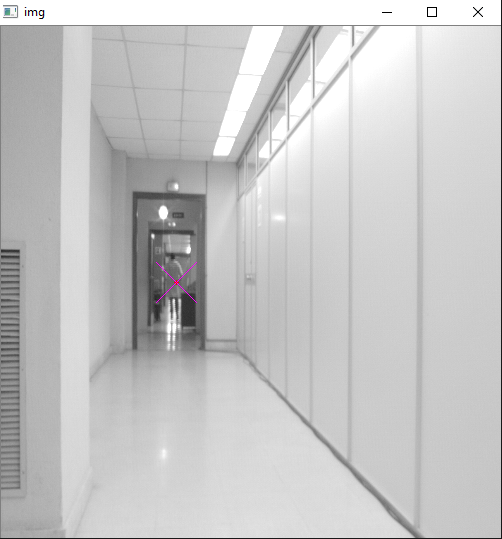
//> input picture Imagenes T3/Inclinadapasillo3.PNG, 502 x 539 px
$ ./P3 'Imagenes T3/Inclinadapasillo3.PNG' 3   (built with g++ and OpenCV 4)
//> lines starting //> are read from the running program, lines starting //| are printed output that depends on the picture
#include <opencv2/core/core.hpp>
#include <opencv2/highgui/highgui.hpp>
#include <opencv2/features2d/features2d.hpp>
#include <opencv2/imgproc/imgproc.hpp>
#include <iostream>
#include <stdio.h>
#include <opencv2/highgui/highgui.hpp>
#include <opencv2/imgproc/imgproc.hpp>
#include <opencv/cv.h>
using namespace cv;
using namespace std;
int sigma = 1;
int tam = 5 * sigma;
float umbral = 35;
Mat vec_mascara_der;
Mat vec_mascara;
Mat gx, gy, mag, ori, contornos;
Mat votacion, orientacion;
Mat puntoVx;
Mat puntoVy;

/**
 * Funcion que calcula el valor de gaussiana correspodiente al valor x
 */
float gaussiana(int x) {
	return (1 / (sigma * sqrt(2 * M_PI))) * (exp(-0.5 * (pow((x) / sigma, 2))));//* (0.39 / 0.1621);
}

/**
 * Funcion que calcula la derivada de la gaussiana correspondiente al valor x
 */
float derivGaussiana(int x) {
	return ((-x / pow(sigma, 2)) * (exp(-pow(x, 2) / 2 * pow(sigma, 2))));
}

/**
 * Metodo que calcula los vectores m醩cara que se utilizan para calcular el gradiente
 */
void mascara() {
	int aux = (tam / 2);
	int j = 0;
	//Se calcula la gaussiana y su derivada para un vector del tama駉 elegido
	for (int i = aux; i >= -aux; i--) {
		float gaus = gaussiana(i);
		float der = derivGaussiana(i);
		vec_mascara_der.at<float>(0, j) = der;
		vec_mascara.at<float>(j, 0) = gaus;
		j++;
	}
}

/**
 * Metodo que aplica el operador de canny a la imagen
 */
void canny(Mat image) {
	/*
	 * Matrices donde se guardan los resultados
	 */
	vec_mascara_der = Mat::zeros(1, tam, CV_32F);
	vec_mascara = Mat::zeros(tam, 1, CV_32F);
	gx = Mat::zeros(image.rows, image.cols, image.type());
	gy = Mat::zeros(image.rows, image.cols, image.type());
	mag = Mat::zeros(image.rows, image.cols, CV_32F);
	ori = Mat::zeros(image.rows, image.cols, CV_32F);
	Mat GX = Mat::zeros(gx.rows, gx.cols, CV_8U);
	Mat GY = Mat::zeros(gy.rows, gy.cols, CV_8U);
	Mat MAG = Mat::zeros(mag.rows, mag.cols, CV_8U);
	Mat ORI = Mat::zeros(ori.rows, ori.cols, CV_8U);
	// calculo de las mascaras
	mascara();
	// calculo del gradiente x e y
	sepFilter2D(image, gx, CV_16S, vec_mascara_der, vec_mascara);
	sepFilter2D(image, gy, CV_16S, vec_mascara.t(), -vec_mascara_der.t());
	/*
	 * Para cada pixel se calcula el modulo y la orientacion del gradiente
	 * Ademas se hacen ajustes para poder mostrarlos por pantalla en imagen
	 */
	for (int i = 0; i < GX.rows; i++) {
		for (int j = 0; j < GX.cols; j++) {
			GX.at<uchar>(i, j) = gx.at<short>(i, j) / 2 + 128;
			GY.at<uchar>(i, j) = gy.at<short>(i, j) / 2 + 128;
			mag.at<float>(i, j) = sqrt(
					pow(gx.at<short>(i, j), 2) + pow(gy.at<short>(i, j), 2));
			MAG.at<uchar>(i, j) = sqrt(
					pow(gx.at<short>(i, j), 2) + pow(gy.at<short>(i, j), 2));
			float thetaMostrar = (atan2(gy.at<short>(i, j), gx.at<short>(i, j)));
			//-PI-PI to 0-PI
			if (thetaMostrar < 0) {
				thetaMostrar = CV_PI + (CV_PI + thetaMostrar);
			}
			ORI.at<uchar>(i, j) = (thetaMostrar / M_PI) * 128;
			ori.at<float>(i, j) =
					(atan2(gy.at<short>(i, j), gx.at<short>(i, j)));
		}
	}
	imshow("Cannyx", GX);
	imshow("Cannyy", GY);
	imshow("OriCanny", ORI);
	imshow("MagCanny", MAG);
}

/**
 * Metodo que aplica el operador de sobel a la imagen
 */
void sobel(Mat img) {
	/*
	 * Variables necesarias
	 */
	Mat blurred=img.clone();
	Mat sobelx = Mat::zeros(img.rows, img.cols, img.type());
	Mat sobely = Mat::zeros(img.rows, img.cols, img.type());
	Mat GX = Mat::zeros(img.rows, img.cols, CV_8U);
	Mat GY = Mat::zeros(img.rows, img.cols, CV_8U);
	Mat mag = Mat::zeros(img.rows, img.cols, CV_32F);
	Mat ori = Mat::zeros(img.rows, img.cols, CV_32F);
	Mat MAG = Mat::zeros(mag.rows, mag.cols, CV_8U);
	Mat ORI = Mat::zeros(ori.rows, ori.cols, CV_8U);
	// filtro gaussiana para reducir ruido
	for (int i = 1; i <= 5; i = i + 2) {
		GaussianBlur(blurred, blurred, Size(i, i), sigma, sigma);
	}

	// calculo del gradiente x e y
	Sobel(blurred, sobelx, CV_16S, 1, 0, 3);
	Sobel(blurred, sobely, CV_16S, 0, 1, 3);
	/*
	 * Para cada pixel se calculo el modulo y la orientacion del gradiente
	 * Se aplican unos ajustes para poder mostrar los resultados en imagen
	 */
	for (int i = 0; i < GX.rows; i++) {
		for (int j = 0; j < GX.cols; j++) {
			GX.at<uchar>(i, j) = sobelx.at<short>(i, j) / 2 + 128;
			GY.at<uchar>(i, j) = sobely.at<short>(i, j) / 2 + 128;
			mag.at<float>(i, j) = sqrt(
					pow(sobelx.at<short>(i, j), 2)
							+ pow(sobely.at<short>(i, j), 2));
			MAG.at<uchar>(i, j) = sqrt(
					pow(sobelx.at<short>(i, j), 2)
							+ pow(sobely.at<short>(i, j), 2));
			float thetaMostrar = ((float) atan2(sobely.at<short>(i, j),
					sobelx.at<short>(i, j)));
			//-PI-PI to 0-PI
			if (thetaMostrar < 0) {
				thetaMostrar = CV_PI + (CV_PI + thetaMostrar);
			}
			ORI.at<uchar>(i, j) = (thetaMostrar / M_PI) * 128;
			ori.at<float>(i, j) = ((float) atan2(sobely.at<short>(i, j),
					sobelx.at<short>(i, j)));
		}
	}
	imshow("Sobelx", GX);
	imshow("Sobely", GY);
	imshow("OriSobel", ORI);
	imshow("MagSobel", MAG);
}

/**
 * Metodo que realiza la interseccion de la recta dada por theta y rho con la linea del horizonte
 */
void votar_recta(float theta, float rho, Mat image) {
	int voto = (rho - (0 * sin(theta))) / cos(theta);
	voto += image.cols / 2;
	if (voto >= 0 && voto <= image.cols) {
		votacion.at<short>(voto, 0) += 1;
	}
}

int main(int argc, char **argv) {

	if (argc != 3) {
		cout << " Usage: display_image ImageToLoadAndDisplay" << endl;
		return -1;
	}

	Mat image, img;

	image = imread(argv[1], CV_LOAD_IMAGE_GRAYSCALE);   // Read the file
//> image: 539 rows x 502 cols, CV_8UC1; min 0, max 255, mean 197.9
	img = imread(argv[1]);
//> img is the input picture: 539 rows x 502 cols, CV_8UC3; mean B, G, R 197.9, 197.9, 197.9
	if (!image.data)                              // Check for invalid input
	{
		cout << "Could not open or find the image" << std::endl;
		return -1;
	}
	sigma = atoi(argv[2]);
//> sigma = 3
	imshow("image", image);                // Show our image inside it.
	// operador de sobel
	Mat imgSobel = image.clone();
	sobel(imgSobel);
//> in sobel, `Sobel(blurred, sobelx, CV_16S, 1, 0, 3);`:
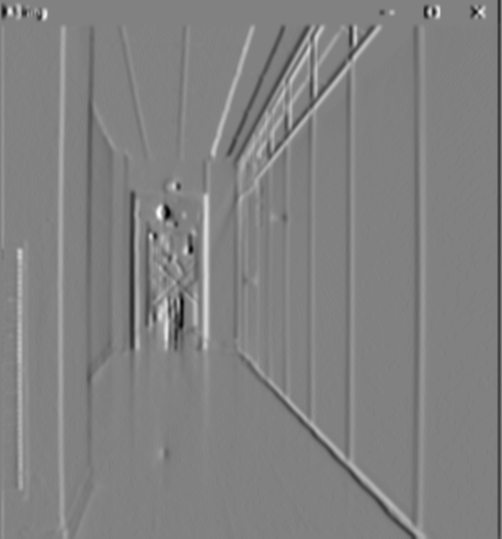
//> sobelx: 539 rows x 502 cols, CV_16SC1; min -209, max 203, mean 0.3; drawn with min black and max white
//> in sobel, `Sobel(blurred, sobely, CV_16S, 0, 1, 3);`:
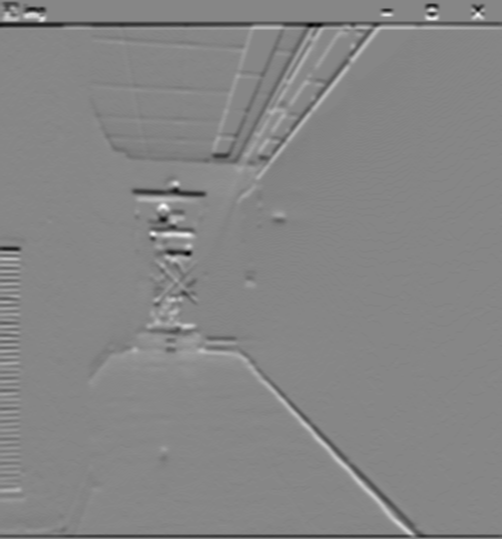
//> sobely: 539 rows x 502 cols, CV_16SC1; min -206, max 185, mean -1.3; drawn with min black and max white
//> after the loop in sobel, `for (int i = 0; i < GX.rows; i++)`:
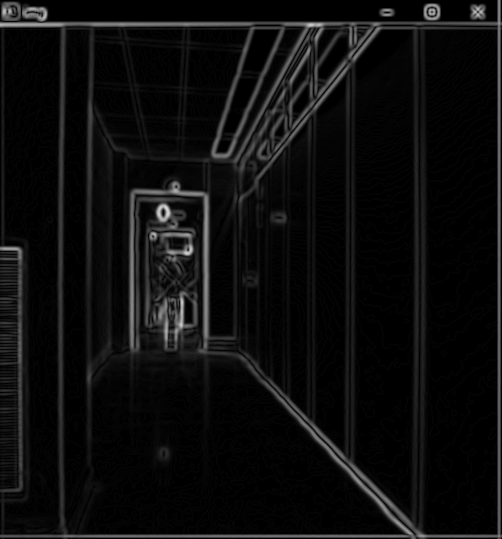
//> mag: 539 rows x 502 cols, CV_32FC1; min 0, max 216.1, mean 13.4
//> after the loop in sobel, `for (int i = 0; i < GX.rows; i++)`:
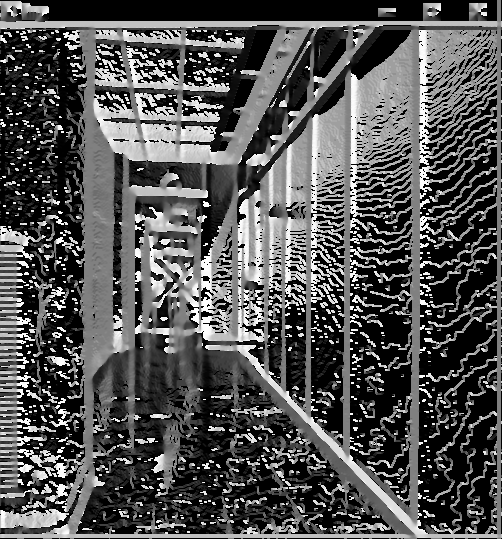
//> ORI: 539 rows x 502 cols, CV_8UC1; min 0, max 255, mean 83.7
//> after the loop in sobel, `for (int i = 0; i < GX.rows; i++)`:
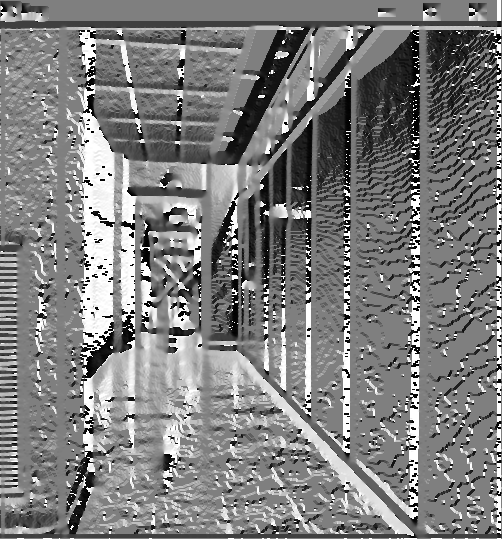
//> ori: 539 rows x 502 cols, CV_32FC1; min -3.14, max 3.14, mean -0.022; drawn with min black and max white
	// operador de canny
	Mat imgCanny = image.clone();
	canny(imgCanny);
//> the loop in mascara, `for (int i = aux; i >= -aux; i--)` made 5 passes
//> der on passes 1 to 5: -3.38e-09, -0.00123, 0, 0.00123, 3.38e-09
//> after the loop in mascara, `for (int i = aux; i >= -aux; i--)`: j = 5
//> in canny, `sepFilter2D(image, gx, CV_16S, vec_mascara_der, vec_mascara);`: gx: 539 rows x 502 cols, CV_16SC1; every value is 0
//> after the loop in canny, `for (int i = 0; i < GX.rows; i++)`: GX: 539 rows x 502 cols, CV_8UC1; every value is 128
//> after the loop in canny, `for (int i = 0; i < GX.rows; i++)`: mag: 539 rows x 502 cols, CV_32FC1; every value is 0
//> after the loop in canny, `for (int i = 0; i < GX.rows; i++)`: MAG: 539 rows x 502 cols, CV_8UC1; every value is 0
	// variables para la votacion
	votacion = Mat::zeros(image.cols, 1, CV_16S);
//> votacion = 502 values from 0 to 0
	orientacion = Mat::zeros(image.cols, 1, CV_16S);
//> orientacion = 502 values from 0 to 0
	puntoVx = Mat::zeros(image.rows, image.cols, CV_16U);
	puntoVy = Mat::zeros(image.rows, image.cols, CV_16U);
	//
	int x;
	int y;
	float theta;
	float rho;
	int ncols = image.cols;
//> ncols = 502
	int nrows = image.rows;
//> nrows = 539
	/*
	 * Algoritmo con el que cada pixel vota a un punto de la recta del horizonte
	 */
	for (int i = 0; i < image.rows; i++) {
		for (int j = 0; j < image.cols; j++) {
			if (mag.at<float>(i, j) >= umbral) {
				x = j - (ncols / 2);
				y = (nrows / 2) - i;
				theta = ori.at<float>(i, j);
				rho = (x * cos(theta)) + (y * sin(theta));
				/*
				 * Filtro de rectas horizontales y verticales
				 */
				if (!(theta <= CV_PI + 0.10 && theta >= CV_PI - 0.10)
						&& !(theta <= 0 + 0.10 && theta >= 0 - 0.10)
						&& !(theta <= -CV_PI + 0.10 && theta >= -CV_PI - 0.10)
						&& !(theta <= CV_PI / 2 + 0.10
								&& theta >= CV_PI / 2 - 0.10)
						&& !(theta <= 3 * CV_PI / 2 + 0.10
								&& theta >= 3 * CV_PI / 2 - 0.10)) {

					//dibujar recta

					votar_recta(theta, rho, image);
				}
			}
		}
	}
//> after the loop, x = 0; y = 0; theta = 0; rho = 0
	/*
	 * El punto que recibe mas puntos es el punto de fuga
	 */
	double min1, max1;
	Point minLugar, maxLugar;
	minMaxLoc(votacion, &min1, &max1, &minLugar, &maxLugar);
//> min1 = 0; max1 = 0; minLugar = Point(0, 0); maxLugar = Point(0, 0)
	cout << maxLugar.y << endl;
//| 0
	line(img, Point(maxLugar.y - 10, 256 - 10),
			Point(maxLugar.y + 10, 256 + 10), Scalar(0, 0, 255), 1);
	line(img, Point(maxLugar.y - 10, 256 + 10),
			Point(maxLugar.y + 10, 256 - 10), Scalar(0, 0, 255), 1);
//> img: 539 rows x 502 cols, CV_8UC3; mean B, G, R 197.9, 197.8, 197.9
	circle(img, cvPoint(maxLugar.y, 256), 2, CV_RGB(255, 0, 0), -1, 8, 0);
//> img: 539 rows x 502 cols, CV_8UC3; mean B, G, R 197.9, 197.8, 197.9
	imshow("img", img);
	waitKey(0);                            // Wait for a keystroke in the window

}

$ run again, on Imagenes T3/inclinadapasillo2.PNG
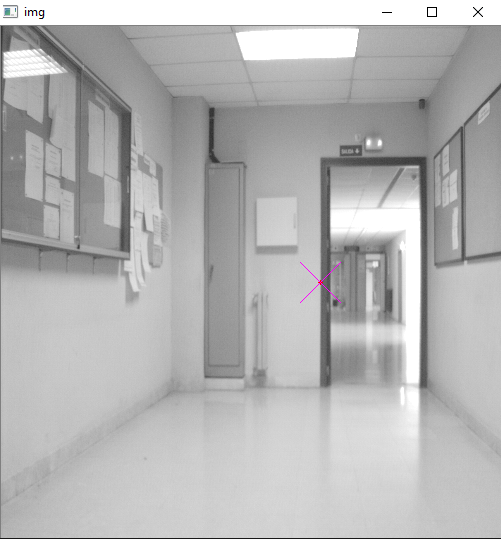
//> input picture Imagenes T3/inclinadapasillo2.PNG, 501 x 539 px
//> img is the input picture: 539 rows x 501 cols, CV_8UC3; mean B, G, R 180.2, 180.1, 180.2
//> sigma = 3
//> after the loop in sobel, `for (int i = 0; i < GX.rows; i++)`:
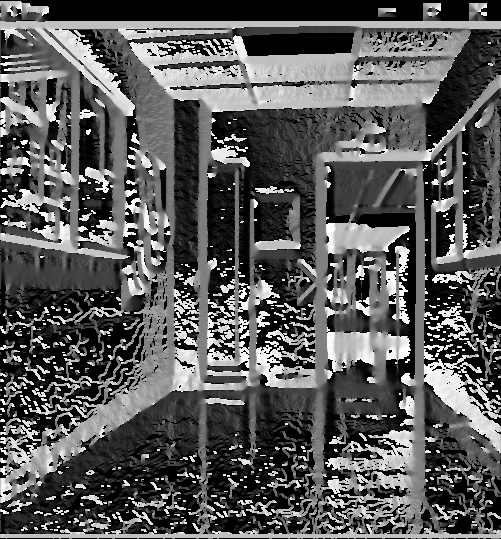
//> ORI: 539 rows x 501 cols, CV_8UC1; min 0, max 255, mean 89.3
//> after the loop in sobel, `for (int i = 0; i < GX.rows; i++)`:
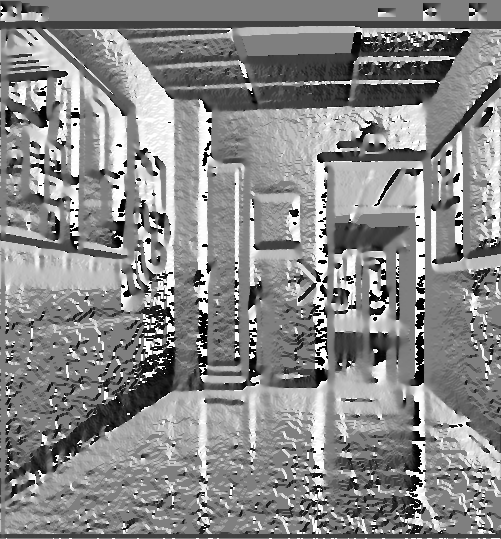
//> ori: 539 rows x 501 cols, CV_32FC1; min -3.14, max 3.14, mean 0.236; drawn with min black and max white
//> the loop in mascara, `for (int i = aux; i >= -aux; i--)` made 5 passes
//> der on passes 1 to 5: -3.38e-09, -0.00123, 0, 0.00123, 3.38e-09
//> after the loop in mascara, `for (int i = aux; i >= -aux; i--)`: j = 5
//> gx: 539 rows x 501 cols, CV_16SC1; every value is 0
//> after the loop `for (int i = 0; i < image.rows; i++)`: x = 0
//| 0
